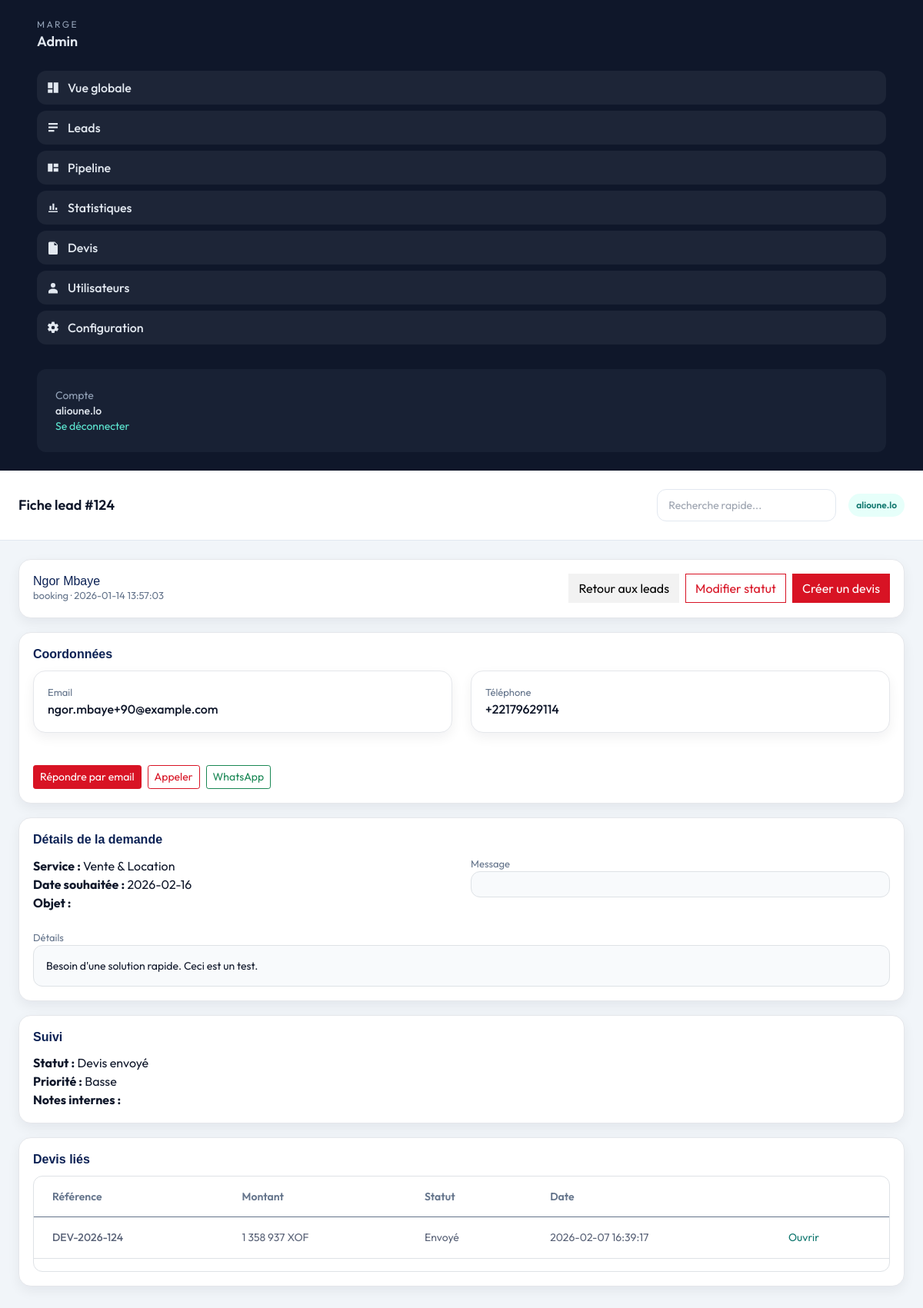
The page /dashboard/leads/view.php?id=124 (signed in) on the database its author committed.
### tables this page shows
CREATE TABLE leads (
            id INTEGER PRIMARY KEY AUTOINCREMENT,
            type TEXT NOT NULL,
            name TEXT NOT NULL,
            email TEXT NOT NULL,
            phone TEXT,
            service TEXT,
            requested_date TEXT,
            subject TEXT,
            message TEXT,
            details TEXT,
            status TEXT NOT NULL DEFAULT "Nouveau",
            priority TEXT NOT NULL DEFAULT "Normal",
            notes TEXT,
            source TEXT NOT NULL DEFAULT "site",
            created_at TEXT NOT NULL,
            updated_at TEXT NOT NULL
        , archived_at TEXT);

CREATE TABLE devis (
            id INTEGER PRIMARY KEY AUTOINCREMENT,
            lead_id INTEGER NOT NULL,
            reference TEXT NOT NULL,
            amount REAL NOT NULL DEFAULT 0,
            currency TEXT NOT NULL DEFAULT "XOF",
            status TEXT NOT NULL DEFAULT "Brouillon",
            notes TEXT,
            created_at TEXT NOT NULL,
            updated_at TEXT NOT NULL
        , description TEXT, client_name TEXT, client_email TEXT, client_phone TEXT, client_company TEXT, client_address TEXT, client_city TEXT, client_country TEXT, archived_at TEXT);

### dashboard/leads/view.php (the view, shortened to what this page needs)
<?php
require_once __DIR__ . '/../_inc/layout.php';
$pdo = db();
$id = (int)($_GET['id'] ?? 0);
$stmt = $pdo->prepare('SELECT * FROM leads WHERE id = :id');
$stmt->execute([':id' => $id]);
$lead = $stmt->fetch();
$devisRows = $pdo->prepare('SELECT id, reference, status, amount, currency, created_at FROM devis WHERE lead_id = :id ORDER BY id DESC');
$devisRows->execute([':id' => $id]);
$devis = $devisRows->fetchAll();
$wa = '';
if (!empty($lead['phone'])) {
  $phoneDigits = preg_replace('/\D+/', '', $lead['phone']);
  $msg = urlencode('Bonjour, merci pour votre demande. Nous revenons vers vous rapidement.');
  $wa = 'https://wa.me/' . $phoneDigits . '?text=' . $msg;
}
?>
<div class="admin-card">
  <div class="d-flex justify-content-between align-items-start">
    <div>
      <h5><?php echo htmlspecialchars($lead['name']); ?></h5>
      <div class="admin-note"><?php echo htmlspecialchars($lead['type']); ?> &middot; <?php echo htmlspecialchars($lead['created_at']); ?></div>
    </div>
    <div class="d-flex gap-2">
      <a class="btn btn-light" href="/dashboard/leads/list.php">Retour aux leads</a>
      <a class="btn btn-outline-primary" href="/dashboard/leads/edit.php?id=<?php echo (int)$lead['id']; ?>">Modifier statut</a>
      <a class="btn btn-primary" href="/dashboard/devis/create.php?lead_id=<?php echo (int)$lead['id']; ?>">Cr&eacute;er un devis</a>
    </div>
  </div>
</div>
<div class="admin-card">
  <div class="admin-section-title">
    <h5>Coordonn&eacute;es</h5>
  </div>
  <div class="grid grid-cols-1 md:grid-cols-2 gap-4">
    <div class="admin-card">
      <p class="admin-note">Email</p>
      <p class="font-medium"><?php echo htmlspecialchars($lead['email']); ?></p>
    </div>
    <div class="admin-card">
      <p class="admin-note">T&eacute;l&eacute;phone</p>
      <p class="font-medium"><?php echo htmlspecialchars($lead['phone'] ?? ''); ?></p>
    </div>
  </div>
  <div class="mt-4 flex flex-wrap gap-2">
    <a class="btn btn-sm btn-primary" href="mailto:<?php echo htmlspecialchars($lead['email']); ?>">R&eacute;pondre par email</a>
    <?php if (!empty($lead['phone'])): ?>
      <a class="btn btn-sm btn-outline-primary" href="tel:<?php echo htmlspecialchars($lead['phone']); ?>">Appeler</a>
    <?php endif; ?>
    <?php if ($wa): ?>
      <a class="btn btn-sm btn-outline-success" href="<?php echo $wa; ?>" target="_blank" rel="noopener">WhatsApp</a>
    <?php endif; ?>
  </div>
</div>
<div class="admin-card">
  <div class="admin-section-title">
    <h5>D&eacute;tails de la demande</h5>
  </div>
  <div class="grid grid-cols-1 md:grid-cols-2 gap-4">
    <div>
      <p><strong>Service :</strong> <?php echo htmlspecialchars($lead['service'] ?? ''); ?></p>
      <p><strong>Date souhait&eacute;e :</strong> <?php echo htmlspecialchars($lead['requested_date'] ?? ''); ?></p>
      <p><strong>Objet :</strong> <?php echo htmlspecialchars($lead['subject'] ?? ''); ?></p>
    </div>
    <div>
      <p class="admin-note">Message</p>
      <div class="p-3 rounded-xl bg-slate-50 border border-slate-200 text-sm">
      </div>
    </div>
  </div>
  <div class="mt-4">
    <p class="admin-note">D&eacute;tails</p>
    <div class="p-3 rounded-xl bg-slate-50 border border-slate-200 text-sm">
      <?php echo nl2br(htmlspecialchars($lead['details'] ?? '')); ?>
    </div>
  </div>
</div>
<div class="admin-card">
  <div class="admin-section-title">
    <h5>Suivi</h5>
  </div>
  <p><strong>Statut :</strong> <?php echo htmlspecialchars($lead['status']); ?></p>
  <p><strong>Priorit&eacute; :</strong> <?php echo htmlspecialchars($lead['priority']); ?></p>
  <p><strong>Notes internes :</strong><br><?php echo nl2br(htmlspecialchars($lead['notes'] ?? '')); ?></p>
</div>
<div class="admin-card">
  <div class="admin-section-title">
    <h5>Devis li&eacute;s</h5>
  </div>
  <?php if (!$devis): ?>
    <div class="text-slate-500 text-sm">Aucun devis associ&eacute; pour le moment.</div>
  <?php else: ?>
    <div class="overflow-hidden rounded-xl border border-slate-200 bg-white">
      <div class="max-w-full overflow-x-auto">
        <table class="table admin-table min-w-[700px]">
          <thead class="border-b border-slate-100">
            <tr>
              <th class="px-4 py-3 text-start text-slate-500 text-sm">R&eacute;f&eacute;rence</th>
              <th class="px-4 py-3 text-start text-slate-500 text-sm">Montant</th>
              <th class="px-4 py-3 text-start text-slate-500 text-sm">Statut</th>
              <th class="px-4 py-3 text-start text-slate-500 text-sm">Date</th>
              <th class="px-4 py-3"></th>
            </tr>
          </thead>
          <tbody class="divide-y divide-slate-100">
            <?php foreach ($devis as $d): ?>
              <tr>
                <td class="px-4 py-3 font-medium"><?php echo htmlspecialchars($d['reference']); ?></td>
                <td class="px-4 py-3"><?php echo number_format((float)$d['amount'], 0, ',', ' '); ?> <?php echo htmlspecialchars($d['currency']); ?></td>
                <td class="px-4 py-3"><?php echo htmlspecialchars($d['status']); ?></td>
                <td class="px-4 py-3"><?php echo htmlspecialchars($d['created_at']); ?></td>
                <td class="px-4 py-3"><a class="text-teal-700" href="/dashboard/devis/view.php?id=<?php echo (int)$d['id']; ?>">Ouvrir</a></td>
              </tr>
            <?php endforeach; ?>
          </tbody>
        </table>
      </div>
    </div>
  <?php endif; ?>
</div>

### dashboard/assets/admin.css (style rules this page uses)
.font-outfit { font-family: "Outfit", "Segoe UI", system-ui, sans-serif; }
.admin-card { background: #fff; border: 1px solid #e5e7eb; border-radius: 16px; padding: 18px; margin-bottom: 18px; box-shadow: 0 6px 16px rgba(15, 23, 42, 0.06); }
.admin-section-title { display: flex; align-items: center; justify-content: space-between; margin-bottom: 12px; }
.admin-section-title h5 { margin: 0; font-size: 16px; font-weight: 600; }
.admin-note { color: var(--muted); font-size: 13px; }
.admin-table th, .admin-table td { vertical-align: middle; font-size: 14px; }
.admin-table thead th { color: var(--muted); font-weight: 600; }
.admin-table { width: 100%; border-collapse: collapse; }

### rows shown on the page
leads: name "Ngor Mbaye", type "booking", created_at "2026-01-14 13:57:03", email "ngor.mbaye+90@example.com", phone "+22179629114", service "Vente & Location", requested_date "2026-02-16", details "Besoin d'une solution rapide. Ceci est un test.", status "Devis envoyé", priority "Basse"
devis: reference "DEV-2026-124", amount "1 358 937", currency "XOF", status "Envoyé", created_at "2026-02-07 16:39:17"

### other values the page prints
$user "alioune.lo"
$title "Fiche lead #124"
